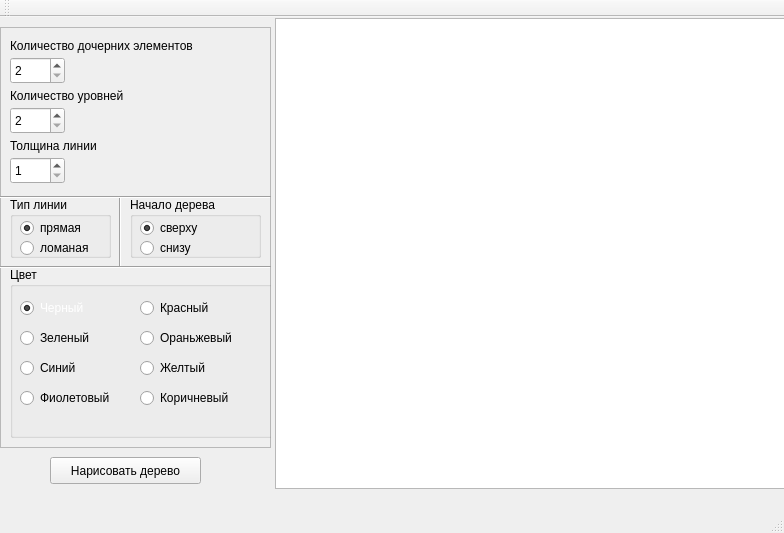
<?xml version="1.0" encoding="UTF-8"?>
<ui version="4.0">
 <class>MainWindow</class>
 <widget class="QMainWindow" name="MainWindow">
  <property name="geometry">
   <rect>
    <x>0</x>
    <y>0</y>
    <width>784</width>
    <height>533</height>
   </rect>
  </property>
  <property name="windowTitle">
   <string>Happy tree</string>
  </property>
  <widget class="QWidget" name="centralWidget">
   <widget class="QFrame" name="frame">
    <property name="geometry">
     <rect>
      <x>0</x>
      <y>10</y>
      <width>271</width>
      <height>421</height>
     </rect>
    </property>
    <property name="frameShape">
     <enum>QFrame::StyledPanel</enum>
    </property>
    <property name="frameShadow">
     <enum>QFrame::Raised</enum>
    </property>
    <widget class="QSpinBox" name="spinBox">
     <property name="geometry">
      <rect>
       <x>10</x>
       <y>30</y>
       <width>55</width>
       <height>27</height>
      </rect>
     </property>
     <property name="minimum">
      <number>2</number>
     </property>
     <property name="maximum">
      <number>10</number>
     </property>
    </widget>
    <widget class="QLabel" name="label">
     <property name="geometry">
      <rect>
       <x>10</x>
       <y>10</y>
       <width>241</width>
       <height>17</height>
      </rect>
     </property>
     <property name="text">
      <string>Количество дочерних элементов</string>
     </property>
    </widget>
    <widget class="QLabel" name="label_2">
     <property name="geometry">
      <rect>
       <x>10</x>
       <y>60</y>
       <width>241</width>
       <height>17</height>
      </rect>
     </property>
     <property name="text">
      <string>Количество уровней</string>
     </property>
    </widget>
    <widget class="QSpinBox" name="spinBox_2">
     <property name="geometry">
      <rect>
       <x>10</x>
       <y>80</y>
       <width>55</width>
       <height>27</height>
      </rect>
     </property>
     <property name="minimum">
      <number>2</number>
     </property>
     <property name="maximum">
      <number>10</number>
     </property>
    </widget>
    <widget class="QLabel" name="label_3">
     <property name="geometry">
      <rect>
       <x>10</x>
       <y>110</y>
       <width>141</width>
       <height>17</height>
      </rect>
     </property>
     <property name="text">
      <string>Толщина линии</string>
     </property>
    </widget>
    <widget class="QSpinBox" name="spinBox_3">
     <property name="geometry">
      <rect>
       <x>10</x>
       <y>130</y>
       <width>55</width>
       <height>27</height>
      </rect>
     </property>
     <property name="minimum">
      <number>1</number>
     </property>
     <property name="maximum">
      <number>5</number>
     </property>
    </widget>
    <widget class="QGroupBox" name="groupBox">
     <property name="geometry">
      <rect>
       <x>10</x>
       <y>170</y>
       <width>101</width>
       <height>61</height>
      </rect>
     </property>
     <property name="title">
      <string>Тип линии</string>
     </property>
     <widget class="QRadioButton" name="radioButton">
      <property name="geometry">
       <rect>
        <x>10</x>
        <y>20</y>
        <width>114</width>
        <height>22</height>
       </rect>
      </property>
      <property name="text">
       <string>прямая</string>
      </property>
      <property name="checked">
       <bool>true</bool>
      </property>
     </widget>
     <widget class="QRadioButton" name="radioButton_2">
      <property name="geometry">
       <rect>
        <x>10</x>
        <y>40</y>
        <width>114</width>
        <height>22</height>
       </rect>
      </property>
      <property name="text">
       <string>ломаная</string>
      </property>
     </widget>
    </widget>
    <widget class="QGroupBox" name="groupBox_2">
     <property name="geometry">
      <rect>
       <x>130</x>
       <y>170</y>
       <width>131</width>
       <height>61</height>
      </rect>
     </property>
     <property name="title">
      <string>Начало дерева</string>
     </property>
     <widget class="QRadioButton" name="radioButton_3">
      <property name="geometry">
       <rect>
        <x>10</x>
        <y>20</y>
        <width>114</width>
        <height>22</height>
       </rect>
      </property>
      <property name="text">
       <string>сверху</string>
      </property>
      <property name="checked">
       <bool>true</bool>
      </property>
     </widget>
     <widget class="QRadioButton" name="radioButton_4">
      <property name="geometry">
       <rect>
        <x>10</x>
        <y>40</y>
        <width>114</width>
        <height>22</height>
       </rect>
      </property>
      <property name="text">
       <string>снизу</string>
      </property>
     </widget>
    </widget>
    <widget class="Line" name="line">
     <property name="geometry">
      <rect>
       <x>110</x>
       <y>170</y>
       <width>21</width>
       <height>71</height>
      </rect>
     </property>
     <property name="orientation">
      <enum>Qt::Vertical</enum>
     </property>
    </widget>
    <widget class="Line" name="line_2">
     <property name="geometry">
      <rect>
       <x>0</x>
       <y>160</y>
       <width>271</width>
       <height>20</height>
      </rect>
     </property>
     <property name="orientation">
      <enum>Qt::Horizontal</enum>
     </property>
    </widget>
    <widget class="Line" name="line_3">
     <property name="geometry">
      <rect>
       <x>0</x>
       <y>230</y>
       <width>271</width>
       <height>20</height>
      </rect>
     </property>
     <property name="orientation">
      <enum>Qt::Horizontal</enum>
     </property>
    </widget>
    <widget class="QGroupBox" name="groupBox_3">
     <property name="geometry">
      <rect>
       <x>10</x>
       <y>240</y>
       <width>271</width>
       <height>171</height>
      </rect>
     </property>
     <property name="title">
      <string>Цвет</string>
     </property>
     <widget class="QRadioButton" name="radioButton_5">
      <property name="geometry">
       <rect>
        <x>10</x>
        <y>30</y>
        <width>114</width>
        <height>22</height>
       </rect>
      </property>
      <property name="palette">
       <palette>
        <active>
         <colorrole role="WindowText">
          <brush brushstyle="SolidPattern">
           <color alpha="255">
            <red>255</red>
            <green>255</green>
            <blue>255</blue>
           </color>
          </brush>
         </colorrole>
        </active>
        <inactive>
         <colorrole role="WindowText">
          <brush brushstyle="SolidPattern">
           <color alpha="255">
            <red>255</red>
            <green>255</green>
            <blue>255</blue>
           </color>
          </brush>
         </colorrole>
        </inactive>
        <disabled>
         <colorrole role="WindowText">
          <brush brushstyle="SolidPattern">
           <color alpha="255">
            <red>118</red>
            <green>118</green>
            <blue>117</blue>
           </color>
          </brush>
         </colorrole>
        </disabled>
       </palette>
      </property>
      <property name="text">
       <string>Черный</string>
      </property>
      <property name="checked">
       <bool>true</bool>
      </property>
     </widget>
     <widget class="QRadioButton" name="radioButton_6">
      <property name="geometry">
       <rect>
        <x>10</x>
        <y>60</y>
        <width>114</width>
        <height>22</height>
       </rect>
      </property>
      <property name="text">
       <string>Зеленый</string>
      </property>
     </widget>
     <widget class="QRadioButton" name="radioButton_7">
      <property name="geometry">
       <rect>
        <x>10</x>
        <y>90</y>
        <width>114</width>
        <height>22</height>
       </rect>
      </property>
      <property name="text">
       <string>Синий</string>
      </property>
     </widget>
     <widget class="QRadioButton" name="radioButton_8">
      <property name="geometry">
       <rect>
        <x>10</x>
        <y>120</y>
        <width>114</width>
        <height>22</height>
       </rect>
      </property>
      <property name="text">
       <string>Фиолетовый</string>
      </property>
     </widget>
     <widget class="QRadioButton" name="radioButton_9">
      <property name="geometry">
       <rect>
        <x>130</x>
        <y>30</y>
        <width>114</width>
        <height>22</height>
       </rect>
      </property>
      <property name="palette">
       <palette>
        <active>
         <colorrole role="WindowText">
          <brush brushstyle="SolidPattern">
           <color alpha="255">
            <red>0</red>
            <green>0</green>
            <blue>0</blue>
           </color>
          </brush>
         </colorrole>
         <colorrole role="Text">
          <brush brushstyle="SolidPattern">
           <color alpha="255">
            <red>0</red>
            <green>0</green>
            <blue>0</blue>
           </color>
          </brush>
         </colorrole>
         <colorrole role="ButtonText">
          <brush brushstyle="SolidPattern">
           <color alpha="255">
            <red>0</red>
            <green>0</green>
            <blue>0</blue>
           </color>
          </brush>
         </colorrole>
         <colorrole role="ToolTipText">
          <brush brushstyle="SolidPattern">
           <color alpha="255">
            <red>0</red>
            <green>0</green>
            <blue>0</blue>
           </color>
          </brush>
         </colorrole>
        </active>
        <inactive>
         <colorrole role="WindowText">
          <brush brushstyle="SolidPattern">
           <color alpha="255">
            <red>0</red>
            <green>0</green>
            <blue>0</blue>
           </color>
          </brush>
         </colorrole>
         <colorrole role="Text">
          <brush brushstyle="SolidPattern">
           <color alpha="255">
            <red>0</red>
            <green>0</green>
            <blue>0</blue>
           </color>
          </brush>
         </colorrole>
         <colorrole role="ButtonText">
          <brush brushstyle="SolidPattern">
           <color alpha="255">
            <red>0</red>
            <green>0</green>
            <blue>0</blue>
           </color>
          </brush>
         </colorrole>
         <colorrole role="ToolTipText">
          <brush brushstyle="SolidPattern">
           <color alpha="255">
            <red>0</red>
            <green>0</green>
            <blue>0</blue>
           </color>
          </brush>
         </colorrole>
        </inactive>
        <disabled>
         <colorrole role="WindowText">
          <brush brushstyle="SolidPattern">
           <color alpha="255">
            <red>118</red>
            <green>118</green>
            <blue>117</blue>
           </color>
          </brush>
         </colorrole>
         <colorrole role="Text">
          <brush brushstyle="SolidPattern">
           <color alpha="255">
            <red>118</red>
            <green>118</green>
            <blue>117</blue>
           </color>
          </brush>
         </colorrole>
         <colorrole role="ButtonText">
          <brush brushstyle="SolidPattern">
           <color alpha="255">
            <red>118</red>
            <green>118</green>
            <blue>117</blue>
           </color>
          </brush>
         </colorrole>
         <colorrole role="ToolTipText">
          <brush brushstyle="SolidPattern">
           <color alpha="255">
            <red>0</red>
            <green>0</green>
            <blue>0</blue>
           </color>
          </brush>
         </colorrole>
        </disabled>
       </palette>
      </property>
      <property name="toolTip">
       <string>&lt;!DOCTYPE HTML PUBLIC &quot;-//W3C//DTD HTML 4.0//EN&quot; &quot;http://www.w3.org/TR/REC-html40/strict.dtd&quot;&gt;
&lt;html&gt;&lt;head&gt;&lt;meta name=&quot;qrichtext&quot; content=&quot;1&quot; /&gt;&lt;style type=&quot;text/css&quot;&gt;
p, li { white-space: pre-wrap; }
&lt;/style&gt;&lt;/head&gt;&lt;body style=&quot; font-family:'Ubuntu'; font-size:11pt; font-weight:400; font-style:normal;&quot;&gt;
&lt;p style=&quot; margin-top:0px; margin-bottom:0px; margin-left:0px; margin-right:0px; -qt-block-indent:0; text-indent:0px;&quot;&gt;&lt;span style=&quot; color:#ff0000;&quot;&gt;привет&lt;/span&gt;&lt;/p&gt;&lt;/body&gt;&lt;/html&gt;</string>
      </property>
      <property name="text">
       <string>Красный</string>
      </property>
     </widget>
     <widget class="QRadioButton" name="radioButton_10">
      <property name="geometry">
       <rect>
        <x>130</x>
        <y>60</y>
        <width>114</width>
        <height>22</height>
       </rect>
      </property>
      <property name="text">
       <string>Ораньжевый</string>
      </property>
     </widget>
     <widget class="QRadioButton" name="radioButton_11">
      <property name="geometry">
       <rect>
        <x>130</x>
        <y>90</y>
        <width>114</width>
        <height>22</height>
       </rect>
      </property>
      <property name="text">
       <string>Желтый</string>
      </property>
     </widget>
     <widget class="QRadioButton" name="radioButton_12">
      <property name="geometry">
       <rect>
        <x>130</x>
        <y>120</y>
        <width>114</width>
        <height>22</height>
       </rect>
      </property>
      <property name="text">
       <string>Коричневый</string>
      </property>
     </widget>
    </widget>
   </widget>
   <widget class="QPushButton" name="pushButton">
    <property name="geometry">
     <rect>
      <x>50</x>
      <y>440</y>
      <width>151</width>
      <height>27</height>
     </rect>
    </property>
    <property name="text">
     <string>Нарисовать дерево</string>
    </property>
   </widget>
   <widget class="QGraphicsView" name="graphicsView">
    <property name="geometry">
     <rect>
      <x>275</x>
      <y>1</y>
      <width>511</width>
      <height>471</height>
     </rect>
    </property>
   </widget>
  </widget>
  <widget class="QMenuBar" name="menuBar">
   <property name="geometry">
    <rect>
     <x>0</x>
     <y>0</y>
     <width>784</width>
     <height>25</height>
    </rect>
   </property>
  </widget>
  <widget class="QToolBar" name="mainToolBar">
   <attribute name="toolBarArea">
    <enum>TopToolBarArea</enum>
   </attribute>
   <attribute name="toolBarBreak">
    <bool>false</bool>
   </attribute>
  </widget>
  <widget class="QStatusBar" name="statusBar"/>
 </widget>
 <layoutdefault spacing="6" margin="11"/>
 <resources/>
 <connections/>
</ui>
